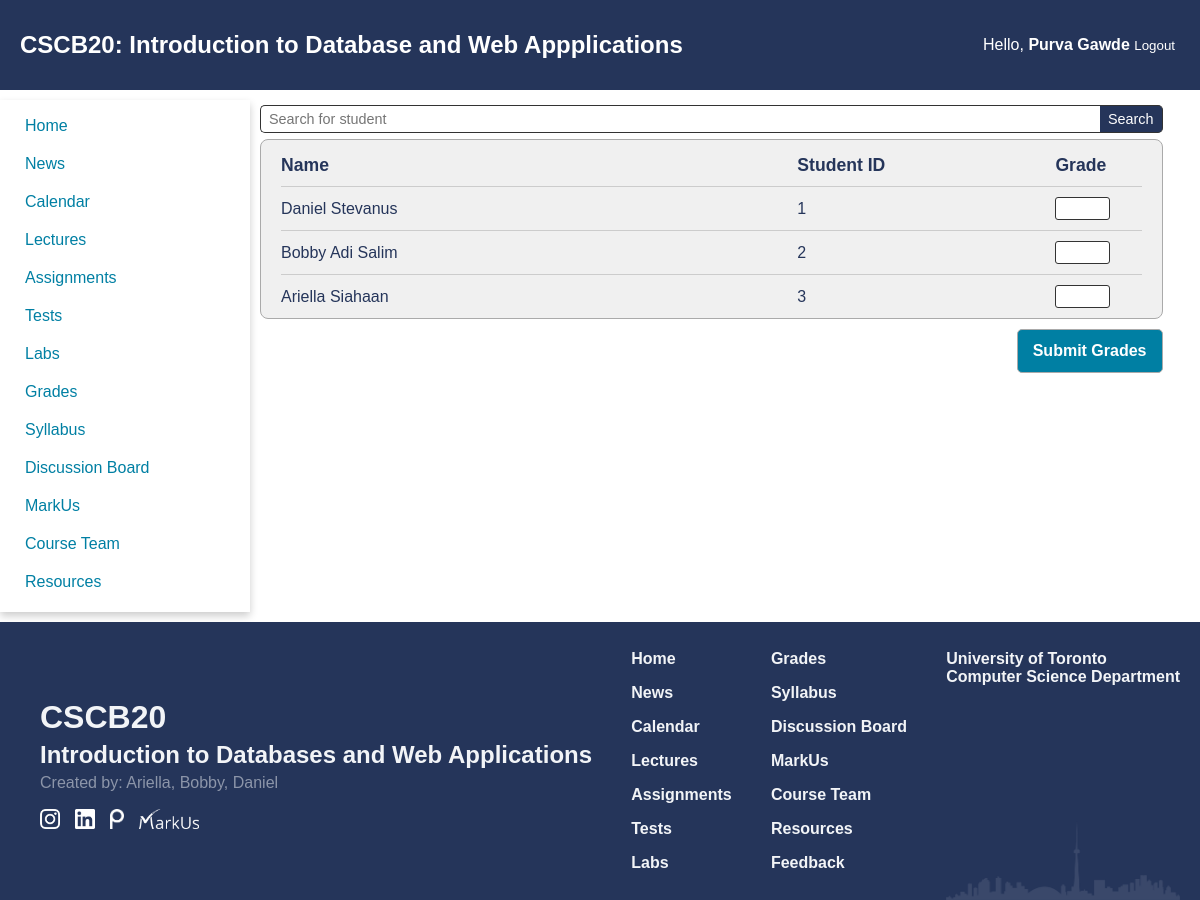
/grades/1 (signed in), run on an earlier commit of the app's database.
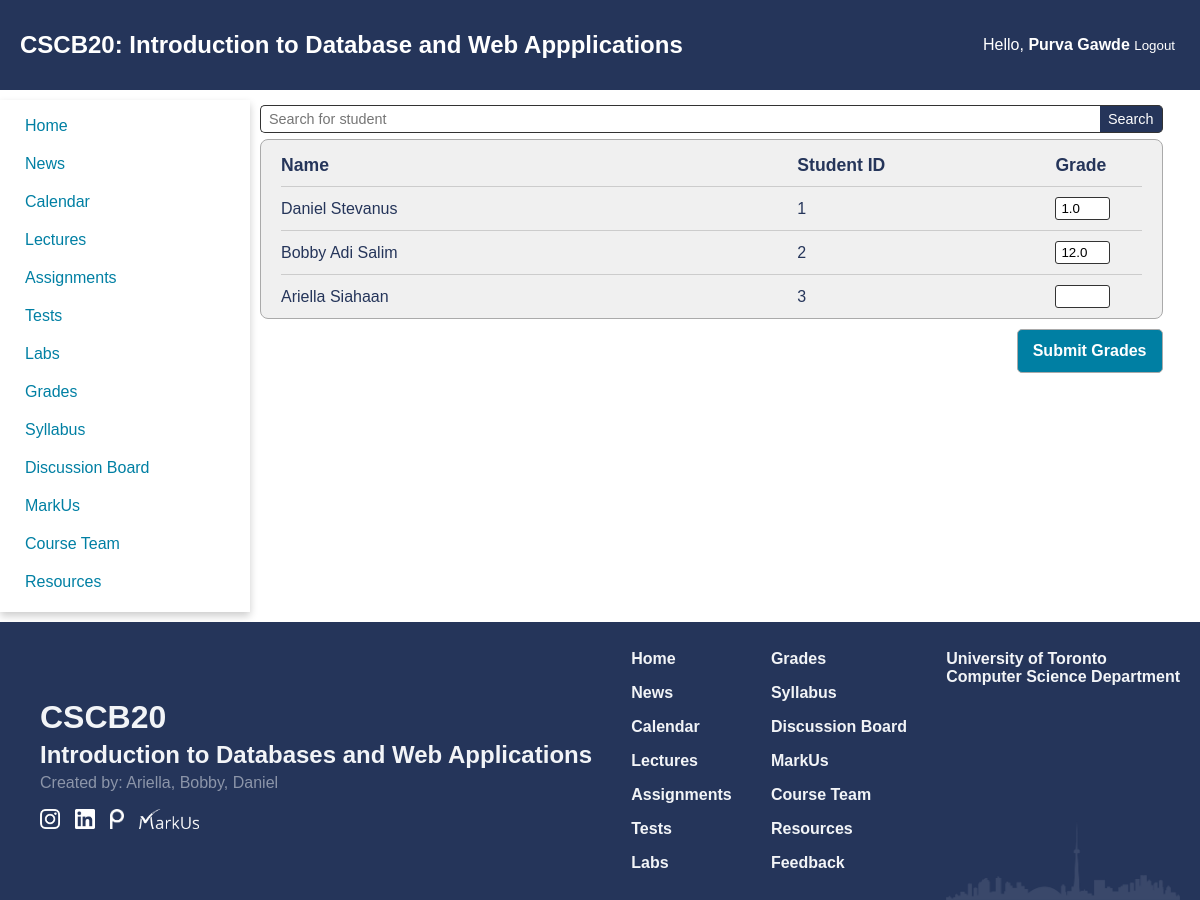
And on a later commit of the database.
### app.py (models this page shows)
class Student(db.Model):
    id = db.Column(db.Integer, primary_key = True)
    username = db.Column(db.String(50), unique = True, nullable = False)
    password = db.Column(db.Text, nullable = False)
    name = db.Column(db.String(250), nullable = False)
    date_created = db.Column(db.Date, default = datetime.utcnow)
    grades = db.relationship("Grades", backref = 'student', lazy = True)

class Grades(db.Model):
    id = db.Column(db.Integer, primary_key = True)
    student_id = db.Column(db.Integer, db.ForeignKey('student.id'), nullable = False)
    test_id = db.Column(db.Integer, db.ForeignKey('test.id'), nullable = False)
    grade = db.Column(db.Float, nullable = False)

### app.py (the view, shortened to what this page needs)
@app.route('/grades/<test_id>', methods = ["GET", "POST"])
def edit_grades(test_id):
    if(not isInstructor(session)):
        return redirect('/')
    if(request.method == "GET"):
        lst_student_grades = Grades.query.filter_by(test_id = test_id).all()
        lst_student = Student.query.all()
        search = request.args.get('search')
        if search:
            lst_student = Student.query.filter(Student.name.like(f"%{search}%")).all()
        if not search:
            search = ''
        lst_tuple_student_grade = []
        for student in lst_student:
            found = False
            for grade in lst_student_grades:
                if student.id == grade.student.id:
                    found = True
                    lst_tuple_student_grade.append((student, grade.grade))
                    break
            if not found:
                lst_tuple_student_grade.append((student, None))
        return render_template('update_grades.html', search = search, lst_tuple_student_grade = lst_tuple_student_grade, test_id = test_id)

### app.py (called while the page is built)
def isInstructor(identity):
    if "auth" in identity and identity["auth"] == 'Instructor':
        return True
    return False

### templates/update_grades.html (shortened to what this page needs)
{% extends 'home_template.html' %}
{% block extra_css %}
<link href="{{ url_for('static', filename='css/update_grades.css') }}" rel="stylesheet" type="text/css">
{% endblock %}
{% block content %}
    <main>
        <form action="/grades/{{ test_id }}" method="get">
            <div class=student-search>
                <input type="text" name="search" placeholder="Search for student" value ="{{ search }}">
                <button type="submit">Search</button>
            </div>
        </form>
        <form action="/grades/{{ test_id }}" method="post">
            <div class="grades-container">
                <div class="grades-header student-row">
                    <strong class="student-name">Name</strong>
                    <strong class="student-id">Student ID</strong>
                    <strong class="student-grade">Grade</strong>
                </div>
                {% for student, grade in lst_tuple_student_grade %}
                <div class="student-row">
                    <span class="student-name">{{ student.name }}</span>
                    <span class="student-id">{{ student.id }}</span>
                    <span class="student-grade">
                        <input type="number" value="{{ grade }}" name="student{{ student.id }}_grade">
                    </span>
                </div>
                {% endfor %}
            </div>
            <div class="add-button-container"><button class="add-button" type="submit">Submit Grades</button></div>
        </form>
    </main>
{% endblock %}

### templates/home_template.html (shortened to what this page needs)
<!DOCTYPE html>
<html lang="en">
<head>
  <link href="{{ url_for('static', filename='css/navbar.css') }}" rel="stylesheet" type="text/css">
  <link href="{{ url_for('static', filename='css/footer.css') }}" rel="stylesheet" type="text/css">
  <link href="{{ url_for('static', filename='css/index.css') }}" rel="stylesheet" type="text/css">
    {% block extra_css %}
    {% endblock %}
</head>
<body id="top">
  <header>
    <div class="header-flex">
      <div class="header-flex-1 title"><a href="/" class="title">CSCB20<span class="big-screen">: Introduction to Database and Web
          Appplications</span></a></div>
        <div class="header-flex-2">
          {% if "auth" in session %}
          <div>Hello, <b>{{ session["name"] }}</b></div>
          <small><div><a href="/logout" style="padding: 0;">Logout</a></div></small>
          {% else %}
          <a href="/login"> Login </a>
          {% endif %}
        </div>
    </div>
  </header>
  <div class="container">
    <nav class="nav-card">
      <div class="card">
        <div class="nav-container">
          <ul class="nav-list">
            <li> <a href="/" >Home</a></li>
            {% if "auth" in session %}
            <li> <a href="/news" >News </a></li>
            <li> <a href="/calendar" >Calendar</a></li>
            <li> <a href="/lectures" >Lectures </a></li>
            <li> <a href="/assignments" >Assignments </a></li>
            <li> <a href="/tests" > Tests </a></li>
            <li> <a href="/labs" >Labs </a></li>
            <li> <a href="/grades" >Grades </a></li>
            <li> <a href="{{ url_for('static', filename = 'pdf/mock.pdf' ) }}" target="_blank">Syllabus </a></li>
            <li> <a href="https://piazza.com/class/lqy466htv8g5xb" target="_blank">Discussion Board </a></li>
            <li> <a href="https://markus2.utsc.utoronto.ca/courses/20" target="_blank">MarkUs </a></li>
            <li> <a href="/team" >Course Team </a></li>
            <li> <a href="/resources" >Resources</a></li>
            {% endif %}
          </ul>
        </div>
      </div>
    </nav>
    {% block content %}
    {% endblock %}
    <footer class="footer">
      <div class="footer-1">
        <div class="footer-heading" style="font-size: 2rem;">CSCB20</div>
        <div class="footer-heading" style="font-size: 1.5rem;">Introduction to Databases and Web Applications</div>
        <div style="font-weight: 500; opacity: 50%;">Created by:
          <a href="https://www.linkedin.com/in/ariellasiahaan/" target="_blank">Ariella,</a>
          <a href="https://www.linkedin.com/in/bobby-adi-salim/" target="_blank">Bobby,</a>
          <a href="https://www.linkedin.com/in/danielstevanus/" target="_blank">Daniel</a>
        </div>
        <div class="icons">
          <a href="https://www.instagram.com/utsccms/" target="_blank"><img src="{{ url_for('static', filename = 'images/Instagram_Glyph_White.png' ) }} "
              alt="I" style="height:20px"></a>
          <a href="https://www.linkedin.com/company/utsccms/" target="_blank"><img src="{{ url_for('static', filename = 'images/linkedin.png' ) }} " alt="M"
              style="height:20px"></a>
          <a href="https://piazza.com/class/lqy466htv8g5xb" target="_blank"><img src="{{ url_for('static', filename = 'images/piazza.png' ) }} " alt="P"
              style="height:20px"></a>
          <a href="https://markus2.utsc.utoronto.ca/courses/20/assignments" target="_blank"><img src="{{ url_for('static', filename = 'images/markus.png' ) }} "
              alt="M" style="height:20px"></a>
        </div>
      </div>
      <div class="footer-2 links">
        <div class="navigation">
          <div><a href="/">Home</a></div>
          <div><a href="/news">News</a></div>
          <div><a href="/calendar">Calendar</a></div>
          <div><a href="/lectures">Lectures</a></div>
          <div><a href="/assignments">Assignments</a></div>
          <div><a href="/tests">Tests</a></div>
          <div><a href="/labs">Labs</a></div>
        </div>
      </div>
      <div class="footer-3 links">
        <div class="navigation">
          <div><a href="/grades">Grades</a></div>
          <div><a href="{{ url_for('static', filename = 'pdf/mock.pdf' ) }}">Syllabus</a></div>
          <div><a href="https://piazza.com/class/lqy466htv8g5xb" target="_blank">Discussion Board</a></div>
          <div><a href="https://markus2.utsc.utoronto.ca/courses/20/assignments" target="_blank">MarkUs</a></div>
          <div><a href="/team">Course Team</a></div>
          <div><a href="/resources">Resources</a></div>
          <div><a href="/feedback">Feedback</a></div>
        </div>
      </div>
      <div class="footer-4">
        <nav class="navigation">
          <div><a href="https://web.cs.toronto.edu/about/our-department" target="_blank">University of Toronto <br>
              Computer Science Department</a></div>
        </nav>
      </div>
    </footer>
  </div>
</body>
</html>

### static/css/navbar.css (style rules this page uses)
:root { --primary_color: #25355A; --secondary_color: #007FA3; --phone_size: 600px; }
body { margin: 0; padding: 0; font-family: Arial, sans-serif; }
main { grid-area: content; padding: 20px; padding: 0px 10px 0px 10px; width: 95%; }
footer { grid-area: footer; background-color: #333; color: #fff; padding: 10px; }
header { position: sticky; top:0; left:0; grid-area: header; background-color: var(--primary_color); padding: 10px 10px 10px 20px; z-index: 10000; height: 70px; margin-bottom: 10px; }
header .title { font-size: 24px; font-weight: 600; color: #FFFFFF; text-decoration: none; }
.header-flex { display: flex; height: 100%; align-items: center; }
.header-flex-1 { flex-grow: 1; padding-right: 40px; }
.header-flex-2 { text-align: right; padding-right: 15px; }
.header-flex-2 a , .header-flex-2 div { color: white; text-decoration: none; background-image: linear-gradient( to right, #54b3d6 50%, white 50% ); background-size: 200% 100%; background-position: -100%; display: inline-block; padding: 5px 0; position: relative; background-clip: text; -webkit-background-clip: text; -webkit-text-fill-color: transparent; transition: all 0.3s ease-in-out; }
.header-flex-2 a:before { content: ''; background: white; display: block; position: absolute; bottom: -3px; left: 0; width: 0; height: 3px; transition: all 0.3s ease-in-out; }
@media (min-width: 800px) { .container { display: grid; grid-template-areas: "header header header" "menu content content" "footer footer footer"; grid-template-rows: auto 1fr auto; grid-template-columns: 250px auto; min-height: 100vh; } }
nav { width: 100%; grid-area: menu; }
nav .card { height: 100%; width: 100%; box-shadow: 0 4px 8px 0 rgba(0,0,0,0.2); transition: 0.3s; width: 100%; }
.nav-container { padding: 2px 25px; }
nav ul { list-style-type: none; padding: 0; margin: 0; }
nav li { margin-left: 0; margin-top: 10px; margin-bottom: 10px; }
.nav-list a { background-image: linear-gradient( to right, #54b3d6, #54b3d6 50%, #007FA3 50% ); background-size: 200% 100%; background-position: -100%; display: inline-block; padding: 5px 0; position: relative; background-clip: text; -webkit-background-clip: text; -webkit-text-fill-color: transparent; transition: all 0.3s ease-in-out; }
.nav-list a:before { content: ''; background: #54b3d6; display: block; position: absolute; bottom: -3px; left: 0; width: 0; height: 3px; transition: all 0.3s ease-in-out; }

### static/css/footer.css (style rules this page uses)
@media (min-width: 800px) { .footer { display: flex; justify-content: space-between; background-color: #25355A; color: #F2F4F7; padding: 20px 20px 0 20px; font-family: Arial, Helvetica, sans-serif; } }
@media (min-width: 800px) { .footer-4 { background-image: url("../images/toronto-b.png"); background-size: contain; background-repeat: no-repeat; background-position: center bottom; } }
@media (min-width: 800px) { .links { padding-left: 30px; padding-bottom: 20px; } }
@media (min-width: 800px) { .footer-1 { align-self: center; margin-left: 20px; } }
footer { margin-top: 10px; }
.footer-heading { font-weight: bold; margin: 5px 0; }
.footer a { color: #F2F4F7; text-decoration: none; }
.footer-3 { padding-right: 30px; }
.icons { margin: 15px 0; display: flex; }
.icons img { margin: 2px 15px 0 0; }
.navigation { display: flex; flex-direction: column; font-weight: bold; }
.navigation div { margin: 8px 0; }

### static/css/index.css (style rules this page uses)
:root { --primary_color: #25355A; --secondary_color: #007FA3; }
body { background-color: #FFFFFF; color: var(--primary_color); font-family: Geneva, Arial, Helvetica, sans-serif; }

What changed in the data, as far as the page shows it:
no longer on this page (row unchanged): Student: name "Daniel Stevanus", id "1"
no longer on this page (row unchanged): Student: name "Bobby Adi Salim", id "2"
added Grades: name "Daniel Stevanus", id "1", grade "1.0"
added Grades: name "Bobby Adi Salim", id "2", grade "12.0"
